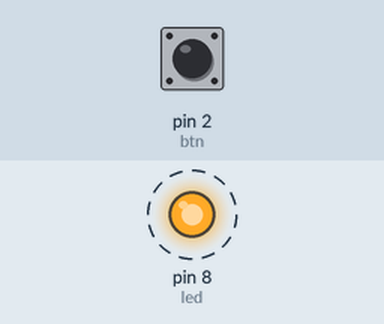
Recording of a sketch running on a simulated Arduino Uno, built with avr-gcc and run on an emulated ATmega328P. Shown: output pins drawn as LEDs (lit = HIGH). Dashed ring = blinking. Inputs (shaded band) come from the test bench; at power-on: pin 2 (btn) HIGH. What the sketch prints to the serial monitor is not drawn.

Above: at 1.2 s.
1.3 s: pin 2 (btn) pulled LOW for 0.15 s
Timing chart, 0 to 10.4 s (numbered marks = the images above; inputs shaded):
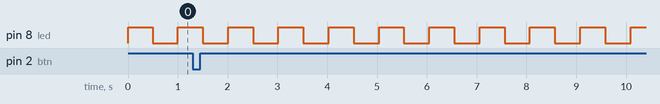

Measured:
- by itself, pin 8 (led): alternates HIGH for 0.50 s and LOW for 0.51 s

The sketch:

sketch_dec26m.ino
```cpp
#include <MsTimer2.h>
#include <Bounce2.h>
#define led 8
#define btn 2

Bounce debouncer = Bounce();
boolean state = false;
void setup() {
  // put your setup code here, to run once:

  Serial.begin(9600);
  pinMode(led,OUTPUT);
  pinMode(btn, INPUT_PULLUP);
  attachInterrupt(INT0, ris, RISING);
  attachInterrupt(INT0, fall, FALLING);

}
void ris(){
  state = false;
  Serial.println("Pressed");
}
void fall(){
  state = true;
}


void loop() {
  if(state){
    Serial.println("Released");
    delay(10);
  }
  // put your main code here, to run repeatedly:
  digitalWrite(led, HIGH);
  delay(500);
  digitalWrite(led,LOW);
  delay(500);
}
```
